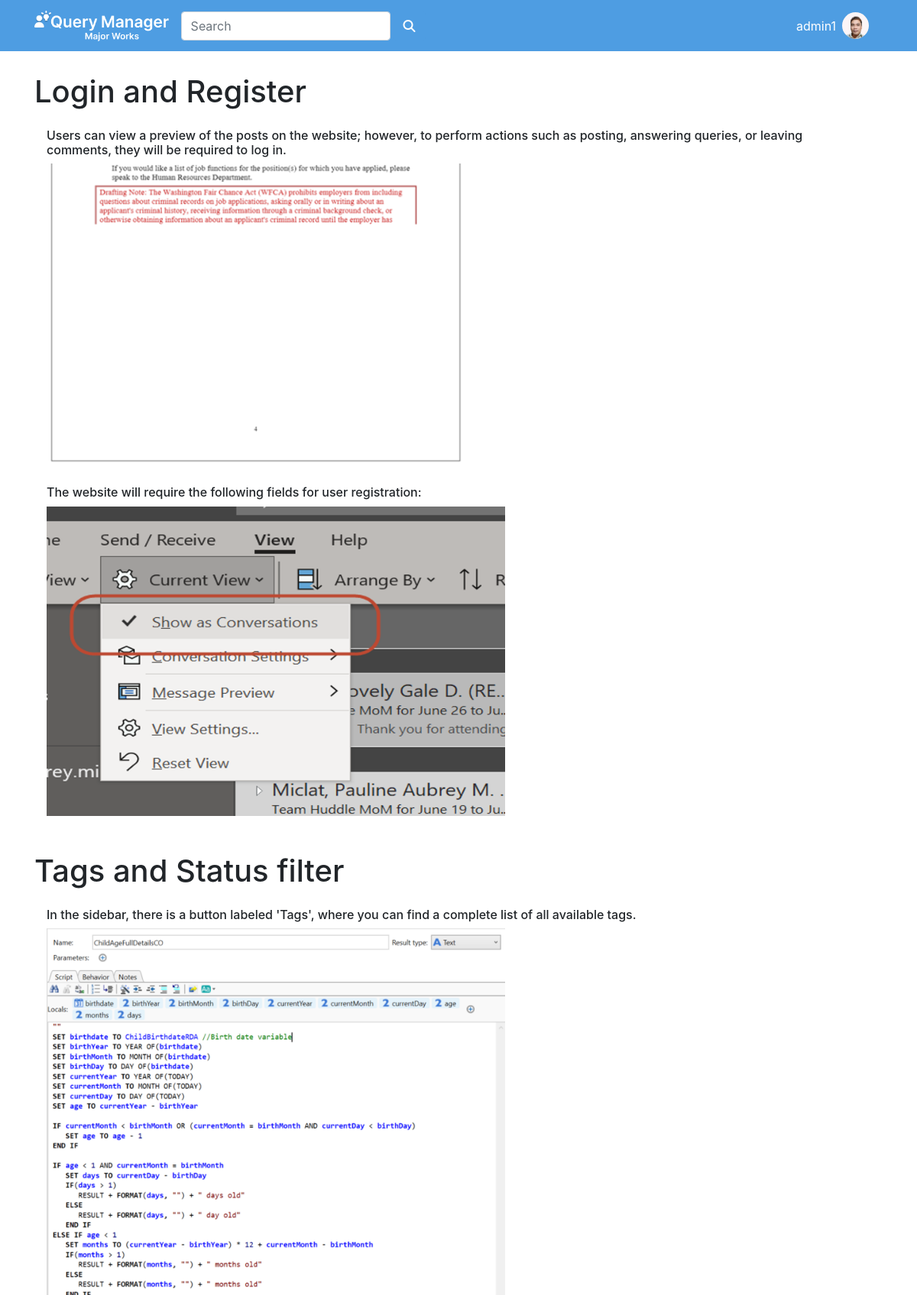
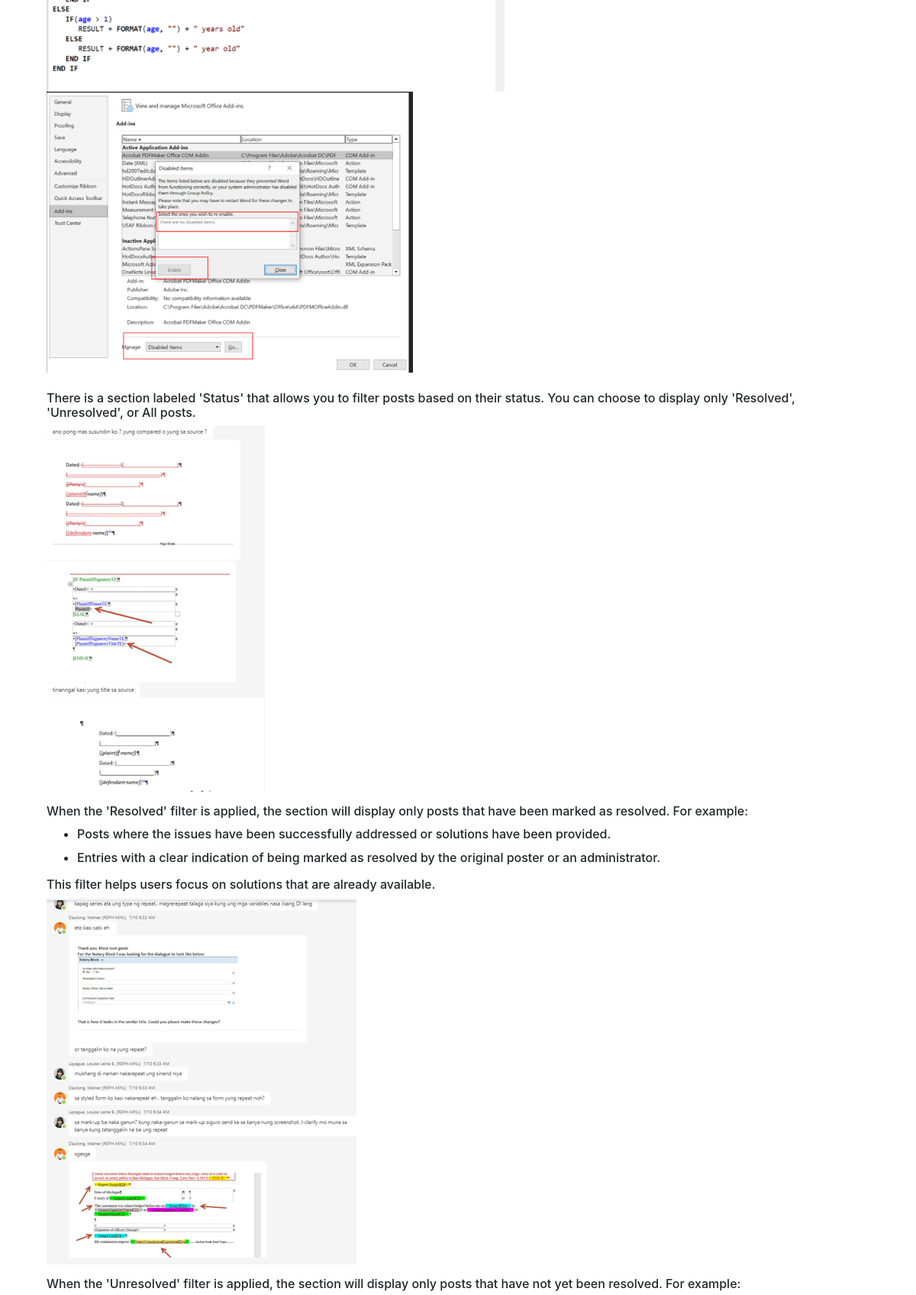
The app's page /QueryManager/help/ (signed in, upper part) with its own data (2 pictures, top to bottom).
### main/models.py (models this page shows)
class CustomUser(AbstractUser):
    region = models.CharField(max_length=200)
    email = models.EmailField(blank=False, null=False)
    profile_picture = models.ImageField(upload_to='profile_pics/', blank=True, null=True)
    history = HistoricalRecords()

### main/views.py (the view)
# urls.py: path('QueryManager/help/', views.help, name='help'),
def help(request):
    return render(request, 'help.html')

### main/templates/help.html (shortened to what this page needs)
{% extends 'base.html' %}
{% load static %}
{% block content %}
<div class="container mt-5 pt-5">
    <h1>Login and Register</h1>
    <div class="m-3">
        <h6 class="mt-4">Users can view a preview of the posts on the website; however, to perform actions such as posting, answering queries, or leaving comments, they will be required to log in.</h6>
        <a href="{% static 'QmanTutorial/Picture1.png' %}" class="glightbox" data-glightbox="gallery">
            <img class="tutorial" src="{% static 'QmanTutorial/Picture1.png' %}" >
        </a>
        <h6 class="mt-4">The website will require the following fields for user registration:</h6>
        <a href="{% static 'QmanTutorial/Picture2.png' %}" class="glightbox" data-glightbox="gallery">
            <img class="tutorial" src="{% static 'QmanTutorial/Picture2.png' %}" >
        </a>
    </div>
    <h1 class="mt-5">Tags and Status filter</h1>
    <div class="m-3">
        <h6 class="mt-4">In the sidebar, there is a button labeled 'Tags', where you can find a complete list of all available tags.</h6>
        <a href="{% static 'QmanTutorial/Picture3.png' %}" class="glightbox" data-glightbox="gallery">
            <img class="tutorial" src="{% static 'QmanTutorial/Picture3.png' %}" >
        </a>
        <a href="{% static 'QmanTutorial/Picture4.png' %}" class="glightbox" data-glightbox="gallery">
            <img class="tutorial" src="{% static 'QmanTutorial/Picture4.png' %}" >
        </a>
        <h6 class="mt-4">There is a section labeled 'Status' that allows you to filter posts based on their status. You can choose to display only 'Resolved', 'Unresolved', or All posts.</h6>
        <a href="{% static 'QmanTutorial/Picture5.png' %}" class="glightbox" data-glightbox="gallery">
            <img class="tutorial" src="{% static 'QmanTutorial/Picture5.png' %}" >
        </a>
        <h6 class="mt-3">
            When the 'Resolved' filter is applied, the section will display only posts that have been marked as resolved. For example:
        </h6>
        <ul>
            <li>
                <h6>
                    Posts where the issues have been successfully addressed or solutions have been provided.
                </h6>
            </li>
            <li>
                <h6>
                    Entries with a clear indication of being marked as resolved by the original poster or an administrator.
                </h6>
            </li>
        </ul>
        <h6>
            This filter helps users focus on solutions that are already available.
        </h6>
        <a href="{% static 'QmanTutorial/Picture6.png' %}" class="glightbox" data-glightbox="gallery">
            <img class="tutorial" src="{% static 'QmanTutorial/Picture6.png' %}" >
        </a>
        <h6 class="mt-3">
            When the 'Unresolved' filter is applied, the section will display only posts that have not yet been resolved. For example:
        </h6>
    </div>
</div>
{% endblock %}

### main/templates/base.html (shortened to what this page needs)
{% load static %}
<!DOCTYPE html>
<html lang="en">
  <head>
    <link rel="stylesheet" href="{% static 'animate.min.css' %}" />
    <link rel="stylesheet" href="{% static 'custom.css' %}" />
    <link href="https://cdn.jsdelivr.net/npm/glightbox@3.0.0/dist/css/glightbox.min.css" rel="stylesheet">
    <link rel="stylesheet" href="{% static 'bootstrap.min.css' %}" />
    <link rel="stylesheet" href="https://cdnjs.cloudflare.com/ajax/libs/font-awesome/6.7.2/css/all.min.css">
    <link href="https://cdnjs.cloudflare.com/ajax/libs/toastr.js/latest/toastr.min.css" rel="stylesheet">
  </head>
  <body>
    <nav class="navbar navbar-expand-lg navbar-custom fixed-top">
      <div class="container">
        <a class="navbar-brand d-flex" href="/QueryManager/">
          <img src="{% static 'query_manager2_major.png' %}" alt="Logo" height="40"/>
        </a>
        <div class="d-flex align-items-center position-relative" style="width: 100%;">
          <form class="d-flex" action="/" id="search-form">
              <input
              type="text"
              name="q"
              id="search-input"
              class="form-control custom-search"
              placeholder="Search"
              onkeyup="showSuggestions(this.value)"
            />
            <button
              class="btn custom-button ml-1"
              type="submit"
              id="button-addon2"
            >
              <i class="fas fa-search"></i>
            </button>
          </form>
        </div>
        <div class="collapse navbar-collapse" id="navbarNav">
          <ul class="navbar-nav ml-auto gray-text">
            {% if user.is_authenticated %}
            <div class="nav-item d-flex align-items-center">
              <span class="text-white">{{ user.get_username }}</span>
              <div class="dropdown">
                <a
                  class="nav-link d-flex align-items-center"
                  id="dropdownMenu2"
                  data-toggle="dropdown"
                  aria-haspopup="true"
                  aria-expanded="false"
                  style="cursor: pointer"
                >
                  <img
                    src="{% if user.profile_picture %}
                            {{ user.profile_picture.url }}
                          {% else %}
                            {% static 'profile_pics/default2.jpg' %}
                          {% endif %}"
                    alt="Profile Picture"
                    class="rounded-circle"
                    style="width: 35px; height: 35px; margin-right: 10px"
                  />
                </a>
              </div>
            </div>
            {% endif %}
          </ul>
        </div>
      </div>
    </nav>
    {% block content %} {% endblock %}
  </body>
</html>

### main/static/custom.css (style rules this page uses)
.navbar-brand img { max-height: 100%; width: auto; }
.navbar-custom { background-color: #4e9de2; }
.navbar-custom .navbar-brand, .navbar-custom .nav-link { color: #ffffff; }
.gray-text { color: black; }
.custom-button { background-color: #4e9de2 !important; color: #ffffff !important; }
.navbar-nav.ml-auto .nav-link { color: black !important; }
.gray-text { color: #333; }
.tutorial { max-height: 600px; max-width: 600px; }

### records on screen
CustomUser: get_username "admin1", profile_picture (picture)
